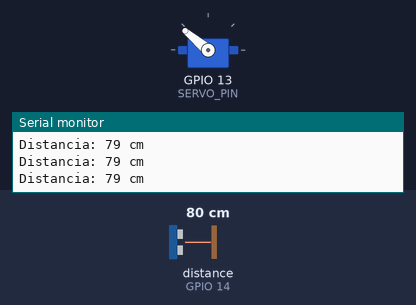
Simulated run of this sketch. Board: ESP32. Shown: servo, the last lines printed to the serial monitor. Wiring (inferred from the names in the program): ultrasonic range finder: trigger GPIO 12; echo GPIO 14. The test bench sets the inputs (shaded band); at power-on: distance to the obstacle (sensor on GPIO 14) 80 cm. The echo pulse lasts 58.3 µs per cm.

Above: at 1.3 s.
1.4 s: distance to the obstacle (sensor on GPIO 14) set to 2 cm
At 2.1 s:
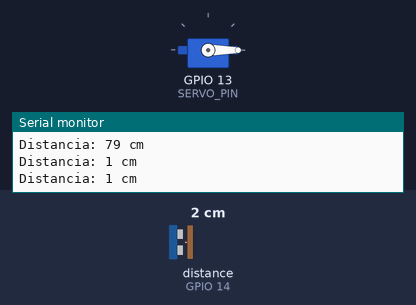
3.0 s: distance to the obstacle (sensor on GPIO 14) set to 18 cm
At 3.3 s:
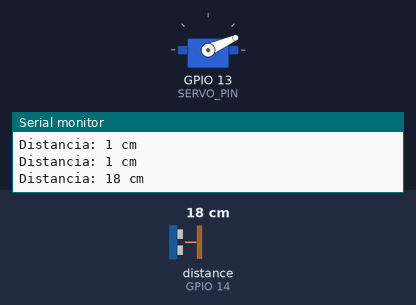
4.5 s: distance to the obstacle (sensor on GPIO 14) set to 35 cm
At 5.7 s:
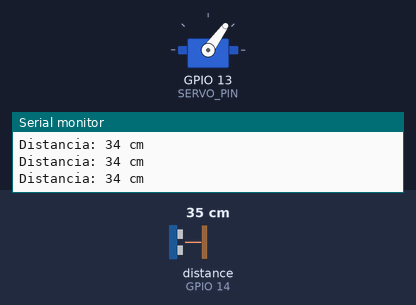
6.0 s: distance to the obstacle (sensor on GPIO 14) set to 60 cm
At 7.2 s:
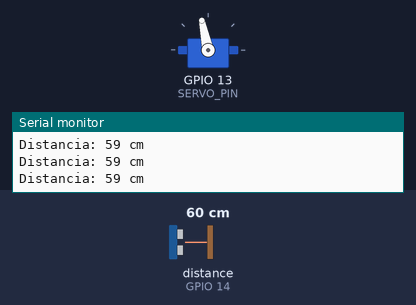
7.5 s: distance to the obstacle (sensor on GPIO 14) set to 120 cm
At 7.9 s:
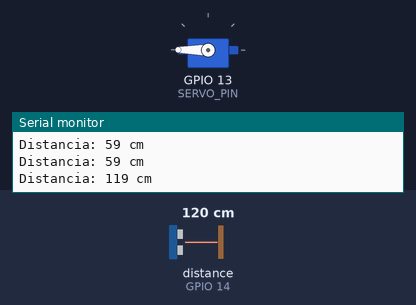
9.0 s: distance to the obstacle (sensor on GPIO 14) set to 4 cm
At 9.6 s:
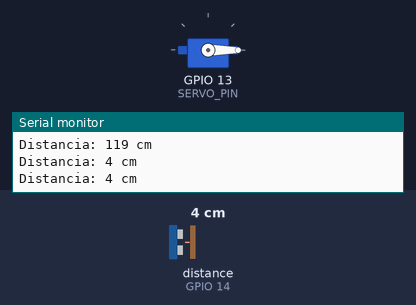
Timing chart, 0 to 11.5 s (numbered marks = the images above; inputs shaded):
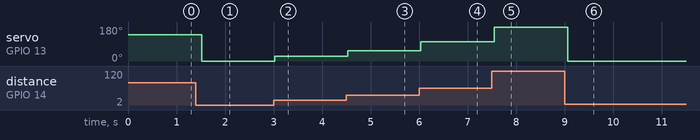

Measured:
- after the input at 1.4 s, servo on GPIO 13 (SERVO_PIN): 140° → 0° after 0.12 s
- after the input at 3.0 s, servo on GPIO 13 (SERVO_PIN): 0° → 24° at once
- after the input at 4.5 s, servo on GPIO 13 (SERVO_PIN): 24° → 54° at once
- after the input at 6.0 s, servo on GPIO 13 (SERVO_PIN): 54° → 102° at once
- after the input at 7.5 s, servo on GPIO 13 (SERVO_PIN): 102° → 180° after 0.05 s
- after the input at 9.0 s, servo on GPIO 13 (SERVO_PIN): 180° → 0° after 0.07 s

The sketch:

sketch_nov9reto2sensor.ino
```cpp
#include <ESP32Servo.h>  // Librería para controlar el servo

// Definimos los pines del sensor ultrasónico
#define TRIG_PIN 12
#define ECHO_PIN 14

// Definimos el pin para el servo motor
#define SERVO_PIN 13

Servo miServo;

// Función para medir la distancia con el sensor ultrasónico
long medirDistancia() {
  // Aseguramos que el pin TRIG esté en bajo antes de comenzar
  digitalWrite(TRIG_PIN, LOW);
  delayMicroseconds(2);

  // Enviamos un pulso de 10 microsegundos para activar el sensor
  digitalWrite(TRIG_PIN, HIGH);
  delayMicroseconds(10);
  digitalWrite(TRIG_PIN, LOW);

  // Leemos el tiempo que tarda el pulso en regresar al ECHO
  long duracion = pulseIn(ECHO_PIN, HIGH);

  // Calculamos la distancia en centímetros (velocidad del sonido es 343 m/s)
  long distancia = (duracion / 2) * 0.0343;

  return distancia;
}

void setup() {
  // Inicializamos la comunicación serial
  Serial.begin(115200);

  // Configuramos los pines del sensor ultrasónico
  pinMode(TRIG_PIN, OUTPUT);
  pinMode(ECHO_PIN, INPUT);

  // Inicializamos el servo motor
  miServo.attach(SERVO_PIN);
}

void loop() {
  // Medimos la distancia con el sensor ultrasónico
  long distancia = medirDistancia();

  // Mostramos la distancia medida en el monitor serial
  Serial.print("Distancia: ");
  Serial.print(distancia);
  Serial.println(" cm");

  // Mapeamos la distancia a un rango de ángulos para el servo (por ejemplo de 0° a 180°)
  int angulo = map(distancia, 5, 100, 0, 180);  // Rango entre 5 y 100 cm mapeado a 0-180 grados
  angulo = constrain(angulo, 0, 180);  // Aseguramos que el ángulo esté entre 0 y 180 grados

  // Movemos el servo al nuevo ángulo
  miServo.write(angulo);

  // Esperamos un momento antes de hacer otra lectura
  delay(500);
}
```
